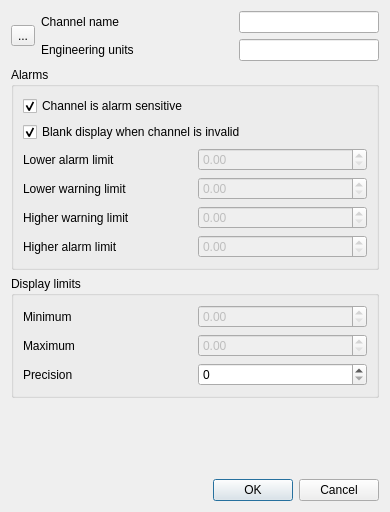
<ui version="4.0" >
 <class>QCAChannelConfDialogBase</class>
 <widget class="QDialog" name="QCAChannelConfDialogBase" >
  <property name="geometry" >
   <rect>
    <x>0</x>
    <y>0</y>
    <width>390</width>
    <height>512</height>
   </rect>
  </property>
  <property name="windowTitle" >
   <string>Channel configuration</string>
  </property>
  <layout class="QVBoxLayout" >
   <item>
    <layout class="QHBoxLayout" >
     <item>
      <widget class="QToolButton" name="toolButton" >
       <property name="text" >
        <string>...</string>
       </property>
       <property name="icon" >
        <iconset>../../txm/povray/zp.png</iconset>
       </property>
       <property name="iconSize" >
        <size>
         <width>100</width>
         <height>100</height>
        </size>
       </property>
      </widget>
     </item>
     <item>
      <layout class="QVBoxLayout" >
       <item>
        <layout class="QHBoxLayout" >
         <item>
          <widget class="QLabel" name="label" >
           <property name="text" >
            <string>Channel name</string>
           </property>
          </widget>
         </item>
         <item>
          <spacer>
           <property name="orientation" >
            <enum>Qt::Horizontal</enum>
           </property>
           <property name="sizeHint" >
            <size>
             <width>40</width>
             <height>20</height>
            </size>
           </property>
          </spacer>
         </item>
         <item>
          <widget class="QCALineEdit" name="channelName" >
           <property name="sizePolicy" >
            <sizepolicy vsizetype="Fixed" hsizetype="Expanding" >
             <horstretch>0</horstretch>
             <verstretch>0</verstretch>
            </sizepolicy>
           </property>
           <property name="minimumSize" >
            <size>
             <width>140</width>
             <height>0</height>
            </size>
           </property>
          </widget>
         </item>
        </layout>
       </item>
       <item>
        <layout class="QHBoxLayout" >
         <item>
          <widget class="QLabel" name="label_8" >
           <property name="text" >
            <string>Engineering units</string>
           </property>
          </widget>
         </item>
         <item>
          <spacer>
           <property name="orientation" >
            <enum>Qt::Horizontal</enum>
           </property>
           <property name="sizeHint" >
            <size>
             <width>40</width>
             <height>20</height>
            </size>
           </property>
          </spacer>
         </item>
         <item>
          <widget class="QCALineEdit" name="units" >
           <property name="minimumSize" >
            <size>
             <width>140</width>
             <height>0</height>
            </size>
           </property>
          </widget>
         </item>
        </layout>
       </item>
      </layout>
     </item>
    </layout>
   </item>
   <item>
    <widget class="QGroupBox" name="groupBox" >
     <property name="title" >
      <string>Alarms</string>
     </property>
     <layout class="QVBoxLayout" >
      <item>
       <widget class="QCheckBox" name="alarmSensitive" >
        <property name="text" >
         <string>Channel is alarm sensitive</string>
        </property>
        <property name="checked" >
         <bool>true</bool>
        </property>
       </widget>
      </item>
      <item>
       <widget class="QCheckBox" name="blankOnInvalid" >
        <property name="text" >
         <string>Blank display when channel is invalid</string>
        </property>
        <property name="checked" >
         <bool>true</bool>
        </property>
       </widget>
      </item>
      <item>
       <layout class="QHBoxLayout" >
        <item>
         <widget class="QLabel" name="label_4" >
          <property name="text" >
           <string>Lower alarm limit</string>
          </property>
         </widget>
        </item>
        <item>
         <widget class="QDoubleSpinBox" name="lowerAlarmLimit" >
          <property name="enabled" >
           <bool>false</bool>
          </property>
         </widget>
        </item>
       </layout>
      </item>
      <item>
       <layout class="QHBoxLayout" >
        <item>
         <widget class="QLabel" name="label_5" >
          <property name="text" >
           <string>Lower warning limit</string>
          </property>
         </widget>
        </item>
        <item>
         <widget class="QDoubleSpinBox" name="lowerWarningLimit" >
          <property name="enabled" >
           <bool>false</bool>
          </property>
         </widget>
        </item>
       </layout>
      </item>
      <item>
       <layout class="QHBoxLayout" >
        <item>
         <widget class="QLabel" name="label_6" >
          <property name="text" >
           <string>Higher warning limit</string>
          </property>
         </widget>
        </item>
        <item>
         <widget class="QDoubleSpinBox" name="higherWarningLimit" >
          <property name="enabled" >
           <bool>false</bool>
          </property>
         </widget>
        </item>
       </layout>
      </item>
      <item>
       <layout class="QHBoxLayout" >
        <item>
         <widget class="QLabel" name="label_7" >
          <property name="text" >
           <string>Higher alarm limit</string>
          </property>
         </widget>
        </item>
        <item>
         <widget class="QDoubleSpinBox" name="higherAlarmLimit" >
          <property name="enabled" >
           <bool>false</bool>
          </property>
         </widget>
        </item>
       </layout>
      </item>
     </layout>
    </widget>
   </item>
   <item>
    <widget class="QGroupBox" name="groupBox_2" >
     <property name="title" >
      <string>Display limits</string>
     </property>
     <layout class="QVBoxLayout" >
      <item>
       <layout class="QHBoxLayout" >
        <item>
         <widget class="QLabel" name="label_2" >
          <property name="text" >
           <string>Minimum</string>
          </property>
         </widget>
        </item>
        <item>
         <widget class="QDoubleSpinBox" name="minimum" >
          <property name="enabled" >
           <bool>false</bool>
          </property>
         </widget>
        </item>
       </layout>
      </item>
      <item>
       <layout class="QHBoxLayout" >
        <item>
         <widget class="QLabel" name="label_3" >
          <property name="text" >
           <string>Maximum</string>
          </property>
         </widget>
        </item>
        <item>
         <widget class="QDoubleSpinBox" name="maximum" >
          <property name="enabled" >
           <bool>false</bool>
          </property>
         </widget>
        </item>
       </layout>
      </item>
      <item>
       <layout class="QHBoxLayout" >
        <item>
         <widget class="QLabel" name="label_9" >
          <property name="text" >
           <string>Precision</string>
          </property>
         </widget>
        </item>
        <item>
         <widget class="QSpinBox" name="precision" />
        </item>
       </layout>
      </item>
     </layout>
    </widget>
   </item>
   <item>
    <spacer>
     <property name="orientation" >
      <enum>Qt::Vertical</enum>
     </property>
     <property name="sizeHint" >
      <size>
       <width>352</width>
       <height>16</height>
      </size>
     </property>
    </spacer>
   </item>
   <item>
    <widget class="QDialogButtonBox" name="buttonBox" >
     <property name="orientation" >
      <enum>Qt::Horizontal</enum>
     </property>
     <property name="standardButtons" >
      <set>QDialogButtonBox::Cancel|QDialogButtonBox::NoButton|QDialogButtonBox::Ok</set>
     </property>
    </widget>
   </item>
  </layout>
 </widget>
 <customwidgets>
  <customwidget>
   <class>QCALineEdit</class>
   <extends>QLineEdit</extends>
   <header>qcalineedit.h</header>
  </customwidget>
 </customwidgets>
 <resources/>
 <connections>
  <connection>
   <sender>buttonBox</sender>
   <signal>accepted()</signal>
   <receiver>QCAChannelConfDialogBase</receiver>
   <slot>accept()</slot>
   <hints>
    <hint type="sourcelabel" >
     <x>248</x>
     <y>254</y>
    </hint>
    <hint type="destinationlabel" >
     <x>157</x>
     <y>274</y>
    </hint>
   </hints>
  </connection>
  <connection>
   <sender>buttonBox</sender>
   <signal>rejected()</signal>
   <receiver>QCAChannelConfDialogBase</receiver>
   <slot>reject()</slot>
   <hints>
    <hint type="sourcelabel" >
     <x>316</x>
     <y>260</y>
    </hint>
    <hint type="destinationlabel" >
     <x>286</x>
     <y>274</y>
    </hint>
   </hints>
  </connection>
 </connections>
</ui>
